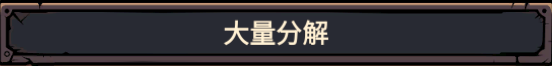
#> input picture templates/common/Backpack_Disassembly.png, 552 x 66 px, given in place of media__1783364529138.png, which was not available
$ python find_best_match_scale.py
#> lines starting #> are read from the running program, lines starting #| are printed output that depends on the picture; pictures that were not available may be replaced by others from this repository, and a replacement may not be noted
import cv2
import numpy as np

screenshot_path = r"C:\Users\abc\.gemini\antigravity-ide\brain\65c89eb8-9150-4c5a-9b7f-7a238ebcc3c9\media__1783364529138.png"
screen_img = cv2.imread(screenshot_path)
#> screen_img is the input picture: shape (66, 552, 3); mean B, G, R 51.8, 48.1, 52.3
if screen_img is None:
    print("Cannot read screenshot.")
    exit(1)

template_path = "templates/common/bag.png"
template_img = cv2.imread(template_path)
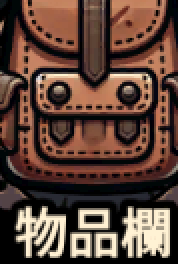
#> input picture templates/common/bag.png, 89 x 132 px, found by its file name (shown 2 times larger)
#> template_img is the input picture: shape (132, 89, 3); mean B, G, R 57.1, 68.3, 94.2
if template_img is None:
    print("Cannot read template.")
    exit(1)

h_orig, w_orig = screen_img.shape[:2]
#> h_orig = 66; w_orig = 552

best_conf = 0
best_scale = 0
best_pos = (0, 0)
best_resized_screen = None

# Let's search over a range of widths (maintaining aspect ratio)
for w in range(800, 2000, 20):
    h = int(h_orig * (w / w_orig))
    resized = cv2.resize(screen_img, (w, h), interpolation=cv2.INTER_CUBIC)

    if template_img.shape[0] > h or template_img.shape[1] > w:
        continue

    res = cv2.matchTemplate(resized, template_img, cv2.TM_CCOEFF_NORMED)
    min_val, max_val, min_loc, max_loc = cv2.minMaxLoc(res)

    if max_val > best_conf:
        best_conf = max_val
        best_scale = w
        best_pos = max_loc
        best_resized_screen = resized
#> this loop made 60 passes
#> (min_val, max_val, min_loc, best_conf, best_pos) on passes 17, 18, 19, 20, 23, 24, 26, 27, 28, 29, 30, 31: (-0.118, 0.0801, (514, 1), 0.0801, (1031, 0)), (-0.12, 0.1, (524, 0), 0.1, (1051, 1)), (-0.145, 0.123, (534, 0), 0.123, (79, 4)), (-0.193, 0.15, (544, 0), 0.15, (81, 6)), (-0.203, 0.156, (574, 2), 0.156, (61, 13)), (-0.209, 0.159, (584, 0), 0.159, (62, 15)), (-0.211, 0.166, (604, 2), 0.166, (1211, 20)), (-0.205, 0.174, (615, 4), 0.174, (1231, 22)), (-0.194, 0.19, (625, 6), 0.19, (1251, 26)), (-0.193, 0.202, (636, 10), 0.202, (1271, 28)), (-0.195, 0.219, (646, 11), 0.219, (70, 31)), (-0.203, 0.23, (1283, 21), 0.23, (72, 33))
#> (min_val, max_val, min_loc, max_loc) on passes 21, 22, 25: (-0.204, 0.147, (554, 0), (83, 7)), (-0.206, 0.147, (564, 1), (59, 10)), (-0.214, 0.159, (594, 1), (1191, 18))
#> pass 1, `resized = cv2.resize(screen_img, (w, h), interpolation=cv2.INTER_CUBIC)`:
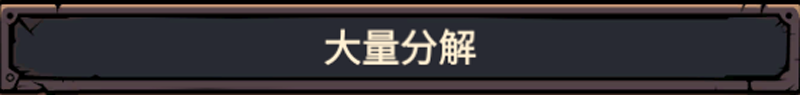
#> resized: shape (95, 800, 3); mean B, G, R 52, 48.3, 52.4
#> pass 2, `resized = cv2.resize(screen_img, (w, h), interpolation=cv2.INTER_CUBIC)`:
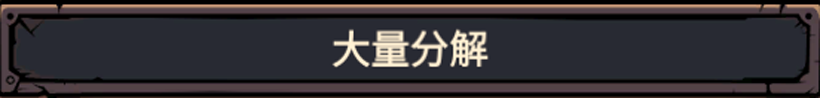
#> resized: shape (98, 820, 3); mean B, G, R 52, 48.3, 52.4
#> pass 3, `resized = cv2.resize(screen_img, (w, h), interpolation=cv2.INTER_CUBIC)`:
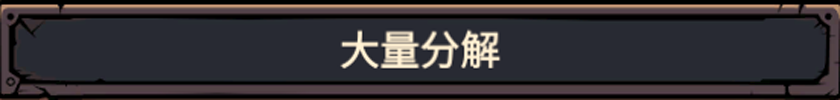
#> resized: shape (100, 840, 3); mean B, G, R 52, 48.3, 52.5
#> after the loop:
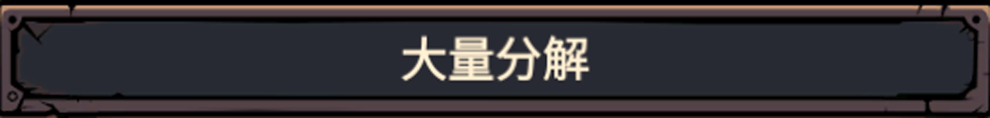
#> best_resized_screen: shape (236, 1980, 3) (shown at 1/2 size); mean B, G, R 52, 48.3, 52.5
#> after the loop:
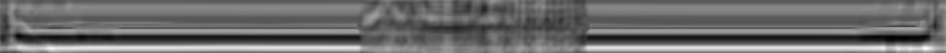
#> res: shape (105, 1892) float32 (shown at 1/2 size); min -0.316, max 0.439, mean 0.00581; drawn with min black and max white
#> after the loop, best_conf = 0.439; best_scale = 1980

print(f"Best match: scale width={best_scale}, pos={best_pos}, confidence={best_conf:.4f}")
#| Best match: scale width=1980, pos=(1851, 96), confidence=0.4392

# At the best scale, let's find all local maxima to see "戰團" vs "物品欄" matches!
h_best = int(h_orig * (best_scale / w_orig))
#> h_best = 236
res = cv2.matchTemplate(best_resized_screen, template_img, cv2.TM_CCOEFF_NORMED)
loc = np.where(res >= 0.4)
#> loc = 26 positions, rows 95 to 98, columns 1847 to 1855
matches = []
for pt in zip(*loc[::-1]):
    conf = res[pt[1], pt[0]]
    matches.append((pt[0], pt[1], conf))
#> this loop made 26 passes
#> (pt, conf) on passes 1 to 12: ((1848, 95), 0.408), ((1849, 95), 0.42), ((1850, 95), 0.427), ((1851, 95), 0.427), ((1852, 95), 0.422), ((1853, 95), 0.414), ((1854, 95), 0.405), ((1847, 96), 0.407), ((1848, 96), 0.421), ((1849, 96), 0.433), ((1850, 96), 0.439), ((1851, 96), 0.439)
#> after the loop, matches = 26 items, first 6: (1848, 95, 0.408), (1849, 95, 0.42), (1850, 95, 0.427), (1851, 95, 0.427), (1852, 95, 0.422), (1853, 95, 0.414)

matches = sorted(matches, key=lambda x: x[2], reverse=True)
#> matches = 26 items, first 6: (1851, 96, 0.439), (1850, 96, 0.439), (1852, 96, 0.434), (1849, 96, 0.433), (1850, 97, 0.431), (1851, 97, 0.431)
unique_matches = []
for m in matches:
    x, y, conf = m
    too_close = False
    for um in unique_matches:
        ux, uy, uconf = um
        if abs(ux - x) < 30 and abs(uy - y) < 30:
            too_close = True
            break
    if not too_close:
        unique_matches.append(m)
#> this loop made 26 passes
#> after the loop, unique_matches = [(1851, 96, 0.439)]

print(f"Matches at best scale width={best_scale}:")
#| Matches at best scale width=1980:
for i, um in enumerate(unique_matches[:5]):
    x, y, conf = um
    cx = x + template_img.shape[1] // 2
    cy = y + template_img.shape[0] // 2
    print(f" {i+1}: pos=({x}, {y}), center=({cx}, {cy}), conf={conf:.4f}")
#> this loop made 1 pass
#> (x, y, conf, cx, cy) on pass 1: (1851, 96, 0.439, 1895, 162)
#|  1: pos=(1851, 96), center=(1895, 162), conf=0.4392
